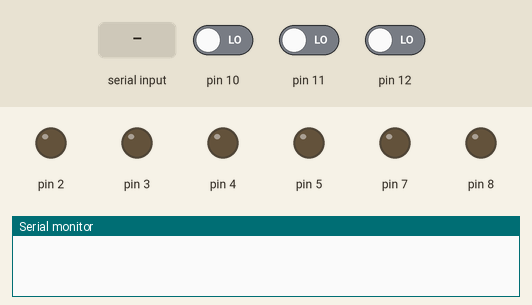
Simulated run of this sketch. Board: Arduino Uno, built with avr-gcc and run on an emulated ATmega328P. On the bench: output pins drawn as LEDs (lit = HIGH), the last lines printed to the serial monitor. Dashed ring = blinking. Inputs (shaded band) come from the test bench; at power-on: pin 10 LOW, pin 11 LOW, pin 12 LOW.

Above: at 1.2 s.
1.3 s: pin 10 driven HIGH
At 1.7 s:
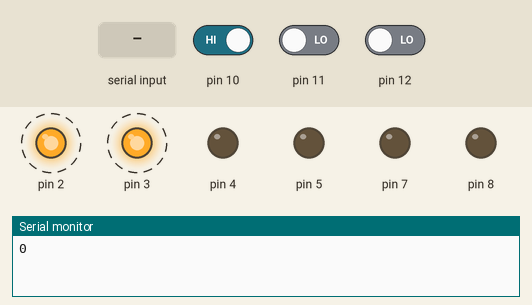
4.3 s: "B" received over Serial
At 5.7 s:
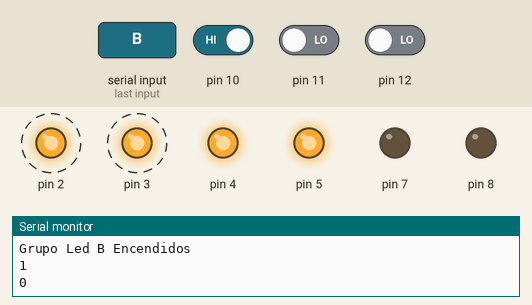
7.3 s: "C" received over Serial
At 7.7 s:
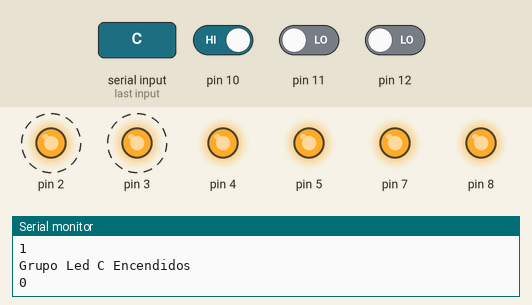
10.3 s: "F" received over Serial
At 13.2 s:
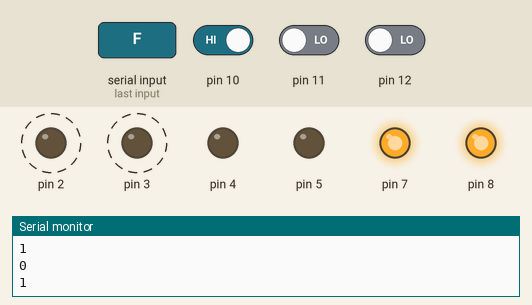
13.3 s: pin 10 driven LOW
At 13.8 s:
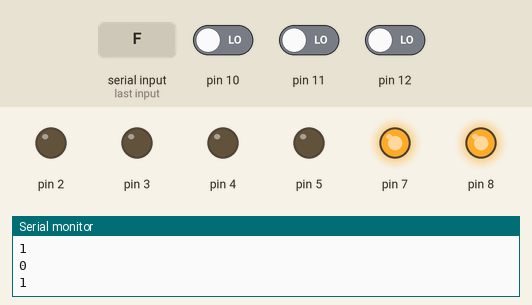
14.8 s: pin 11 driven HIGH
At 15.2 s:
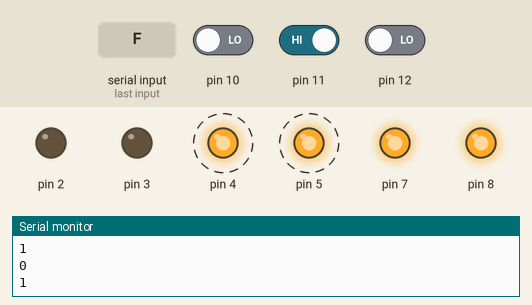
Timing chart, 0 to 18.8 s (numbered marks = the images above; inputs shaded):
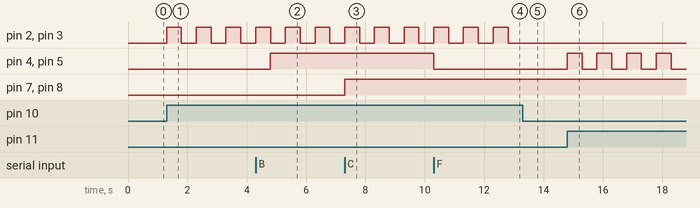

The sketch:

testArduino.ino
```cpp
void setup() {
  pinMode(2, OUTPUT);
  pinMode(3, OUTPUT);
  pinMode(4, OUTPUT);
  pinMode(5, OUTPUT);
  //pinMode(6, OUTPUT);
  pinMode(7, OUTPUT);
  pinMode(8, OUTPUT);
  //pinMode(9, OUTPUT);

  pinMode(10, INPUT);
  pinMode(11, INPUT);
  pinMode(12, INPUT);
  //pinMode(13, INPUT_PULLUP);
  Serial.begin(9600);
}

void loop() {
  int button1 = digitalRead(10);
  int button2 = digitalRead(11);
  int button3 = digitalRead(12);
  if (Serial.available() > 0) {
    char estadoMonitor = Serial.read();
    if (estadoMonitor == 'A') {
      digitalWrite(2, HIGH);
      digitalWrite(3, HIGH);
      Serial.println("Grupo Led A Encendidos");
    } else if (estadoMonitor == 'B') {
      digitalWrite(4, HIGH);
      digitalWrite(5, HIGH);
      Serial.println("Grupo Led B Encendidos");
    } else if (estadoMonitor == 'C') {
      digitalWrite(7, HIGH);
      digitalWrite(8, HIGH);
      Serial.println("Grupo Led C Encendidos");
    /*} else if (estadoMonitor == 'D') {
      digitalWrite(8, HIGH);
      digitalWrite(9, HIGH);
      Serial.println("Grupo Led D Encendidos");*/
    } else if (estadoMonitor == 'E') {
      digitalWrite(2, LOW);
      digitalWrite(3, LOW);
      Serial.println("Grupo Led A Apagados");
    } else if (estadoMonitor == 'F') {
      digitalWrite(4, LOW);
      digitalWrite(5, LOW);
      Serial.println("Grupo Led B Apagados");
    } else if (estadoMonitor == 'G') {
      digitalWrite(7, LOW);
      digitalWrite(8, LOW);
      Serial.println("Grupo Led C Apagados");
    /*} else if (estadoMonitor == 'H') {
      digitalWrite(8, LOW);
      digitalWrite(9, LOW);
      Serial.println("Grupo Led D Apagados");*/
    } else {
      Serial.println("Comando no reconocido");
    }
  } else if (button1 == 1) {
    //Serial.write('A');
    int valor = digitalRead(2);
    Serial.println(valor);
    digitalWrite(2, !valor);
    digitalWrite(3, !valor);
    delay(500);
  } else if (button2 == 1) {
    int valor = digitalRead(4);
    digitalWrite(4, !valor);
    digitalWrite(5, !valor);
    delay(500);
  } else if (button3 == 1) {
    //Serial.write('C');
    int valor = digitalRead(7);
    digitalWrite(7, !valor);
    digitalWrite(8, !valor);
    delay(500);
  /*} else if (digitalRead(13) == LOW) {
    Serial.write('D');
    delay(100);*/
  }
}
```

Measured:
- after the input at 1.3 s, pin 2, pin 3: alternates HIGH for 0.50 s and LOW for 0.50 s, starting at once
- after the input at 4.3 s, pin 4, pin 5: LOW → HIGH after 0.50 s
- after the input at 7.3 s, pin 7, pin 8: LOW → HIGH at once
- after the input at 10.3 s, pin 4, pin 5: HIGH → LOW at once
- after the input at 13.3 s, pin 2, pin 3: stays LOW (without the input it goes to HIGH after 0.00 s)
- after the input at 14.8 s, pin 4, pin 5: alternates HIGH for 0.50 s and LOW for 0.50 s, starting at once
